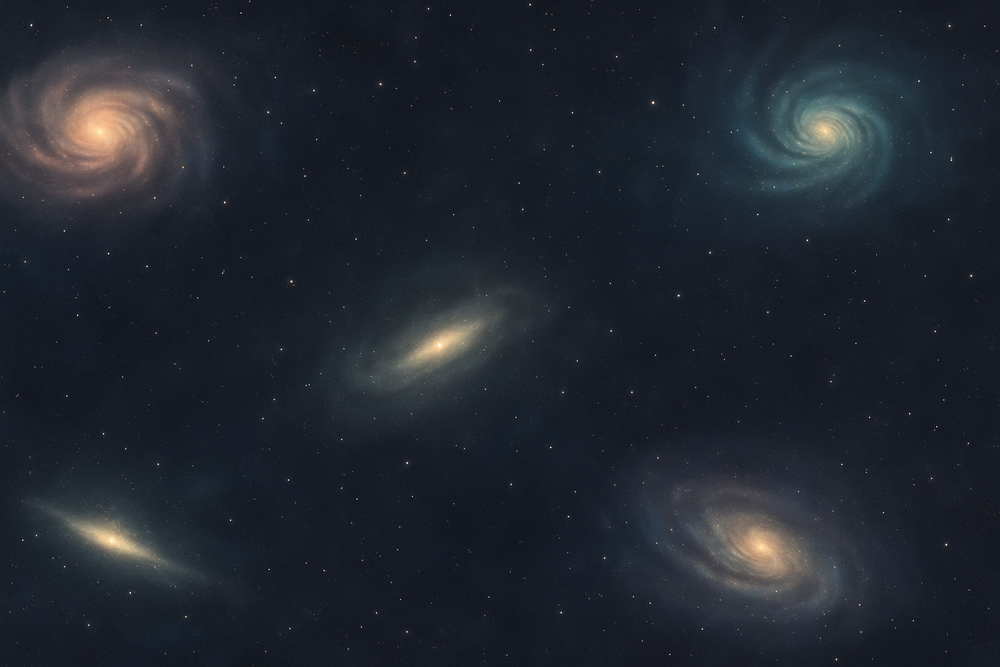
#> input picture assets/galaxy_bg_1.png, 1000 x 667 px, shrunk from 1536 x 1024 before the run
$ python make_tile.py
#> lines starting #> are read from the running program, lines starting #| are printed output that depends on the picture
from PIL import Image
import numpy as np

def make_tileable(image_path, output_path):
    """
    Convert a source image into a smooth, tileable image.

    Args:
        image_path (str): Path to the source image.
        output_path (str): Path to save the tileable image.
    """
#> called with image_path = 'assets/galaxy_bg_1.png', output_path = 'assets/tile-galaxy_bg_1.png'
    # Load the source image
    img = Image.open(image_path)
#> img is the input picture: PIL image 1000x667 RGB; mean R, G, B 32.8, 38.3, 46.9
    W, H = img.size  # Width and height of the image
#> W = 1000; H = 667

    # Convert the image to a NumPy array for processing
    original = np.array(img, dtype=np.float32)

    # Define the blend width (e.g., 1/4 of the smaller dimension)
    S = min(W, H) // 4
#> S = 166

    # Step 1: Create a horizontally tileable image
    hori = np.zeros_like(original, dtype=np.float32)
    for y in range(H):
        for x in range(W):
            if x < S:
                # Left edge: blend with pixels from the right
                t = x / S  # Gradient from 0 (left) to 1 (right)
                hori[y, x] = (1 - t) * original[y, x] + t * original[y, (x - S) % W]
            elif x >= W - S:
                # Right edge: blend with pixels from the left
                t = (W - x) / S  # Gradient from 1 (right) to 0 (left)
                hori[y, x] = (1 - t) * original[y, x] + t * original[y, (x + S) % W]
            else:
                # Middle: keep original pixels
                hori[y, x] = original[y, x]
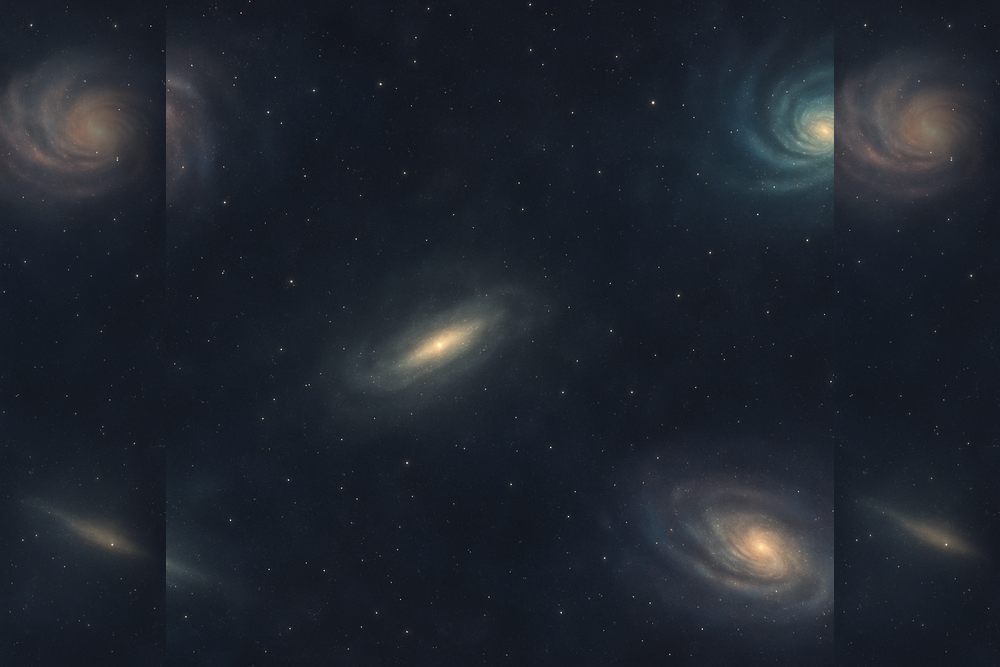
#> hori: shape (667, 1000, 3) float32; mean R, G, B 31.8, 37.2, 45.9

    # Step 2: Create a fully tileable image by blending vertically
    final = np.zeros_like(hori, dtype=np.float32)
    for x in range(W):
        for y in range(H):
            if y < S:
                # Top edge: blend with pixels from the bottom
                t = y / S  # Gradient from 0 (top) to 1 (bottom)
                final[y, x] = (1 - t) * hori[y, x] + t * hori[(y - S) % H, x]
            elif y >= H - S:
                # Bottom edge: blend with pixels from the top
                t = (H - y) / S  # Gradient from 1 (bottom) to 0 (top)
                final[y, x] = (1 - t) * hori[y, x] + t * hori[(y + S) % H, x]
            else:
                # Middle: keep horizontally blended pixels
                final[y, x] = hori[y, x]
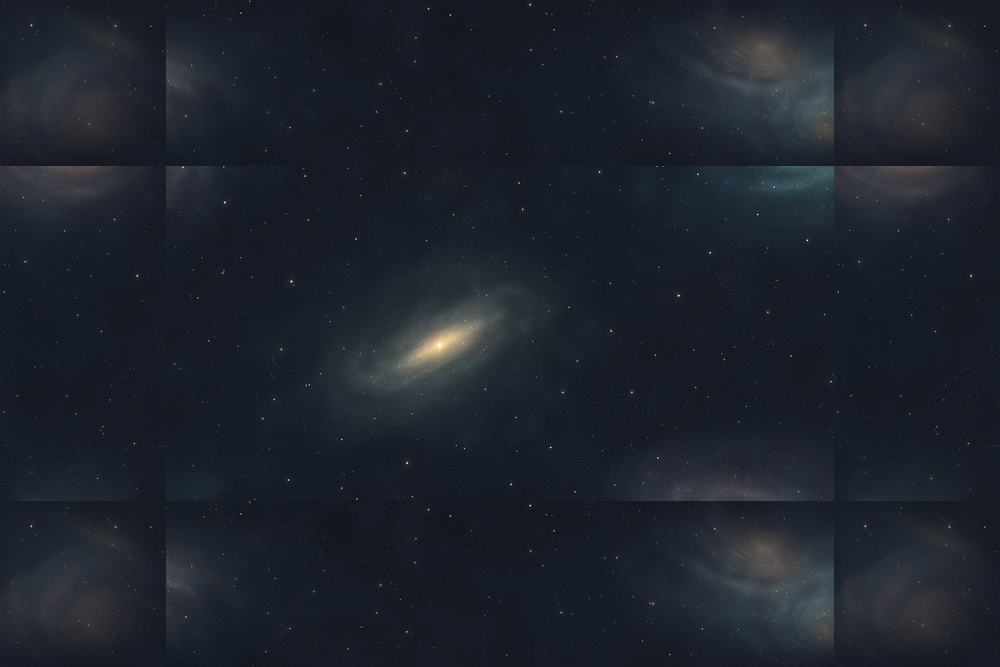
#> final: shape (667, 1000, 3) float32; mean R, G, B 29.4, 34.9, 44

    # Clip values to [0, 255] and convert to uint8
    final = np.clip(final, 0, 255).astype(np.uint8)

    # Convert back to an image and save
    result = Image.fromarray(final)
    result.save(output_path)
    print(f"Tileable image saved to {output_path}")

# Example usage
if __name__ == "__main__":
    source_image = "assets/galaxy_bg_1.png"   # Replace with your source image path
    output_image = "assets/tile-galaxy_bg_1.png"  # Output path
    make_tileable(source_image, output_image)

$ run again, with assets/galaxy_bg_2.png copied over assets/galaxy_bg_1.png
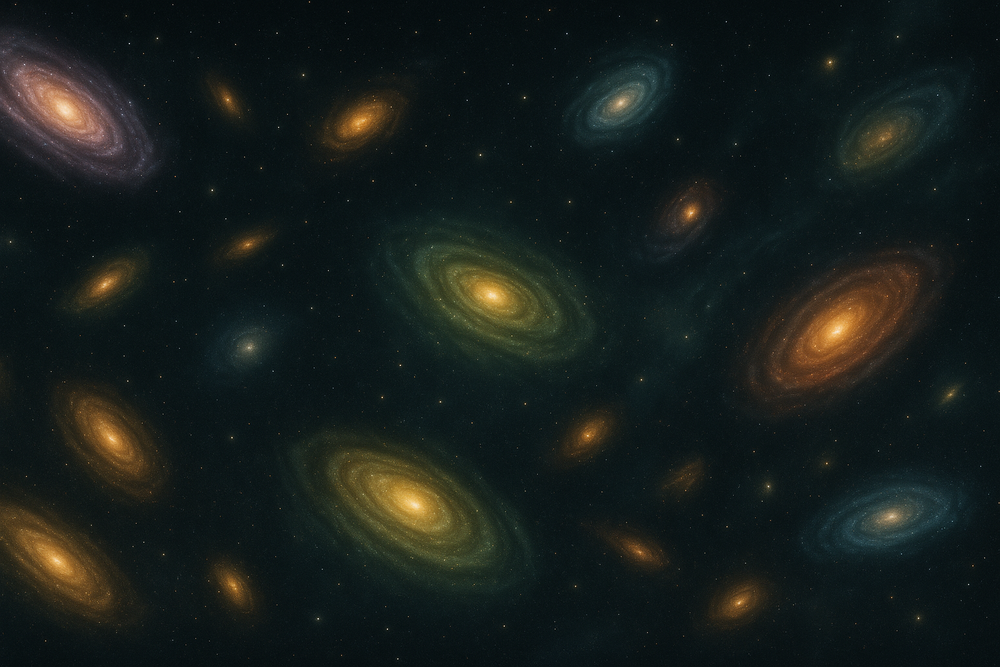
#> input picture assets/galaxy_bg_2.png, 1000 x 667 px, shrunk from 1536 x 1024 before the run
#> in make_tileable, img is the input picture: PIL image 1000x667 RGB; mean R, G, B 23.6, 30.4, 27.6
#> after the loop in make_tileable, `for y in range(H):`:
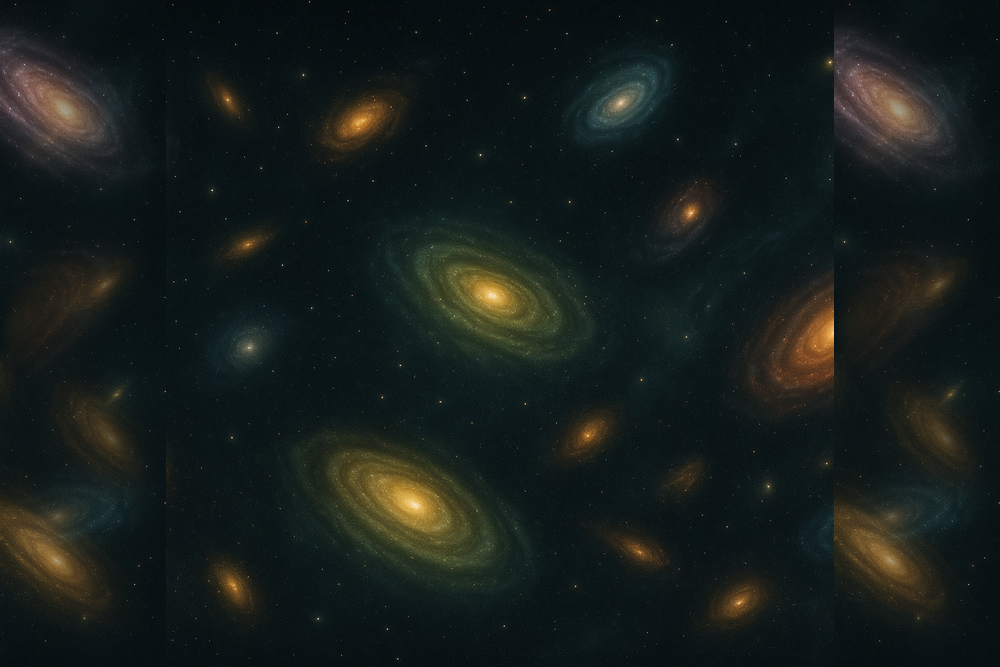
#> hori: shape (667, 1000, 3) float32; mean R, G, B 23.1, 30, 27.4
#> after the loop in make_tileable, `for x in range(W):`:
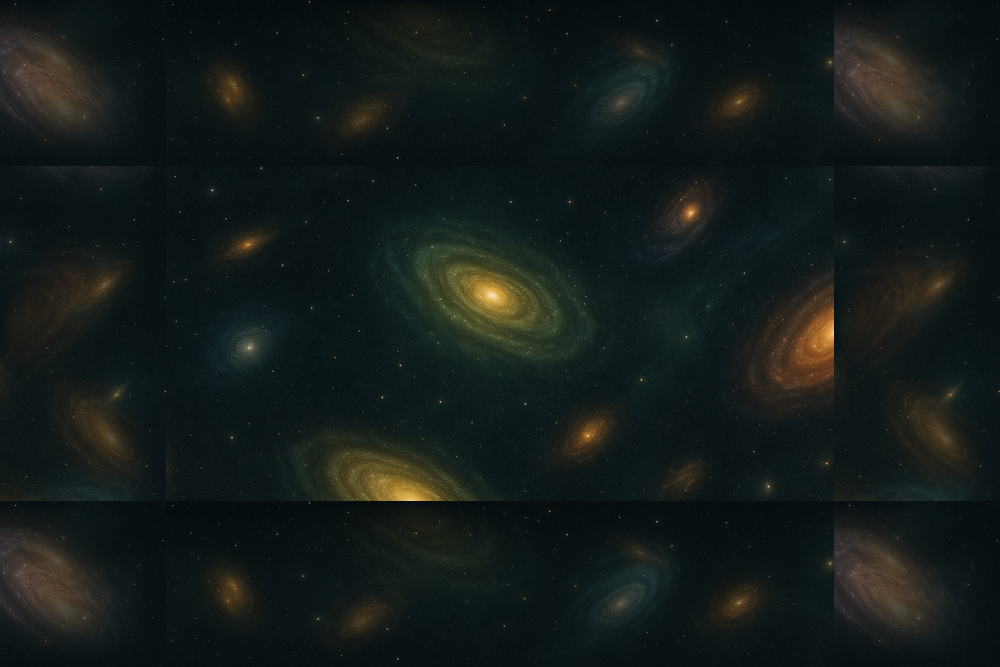
#> final: shape (667, 1000, 3) float32; mean R, G, B 20.6, 27.9, 26.1
